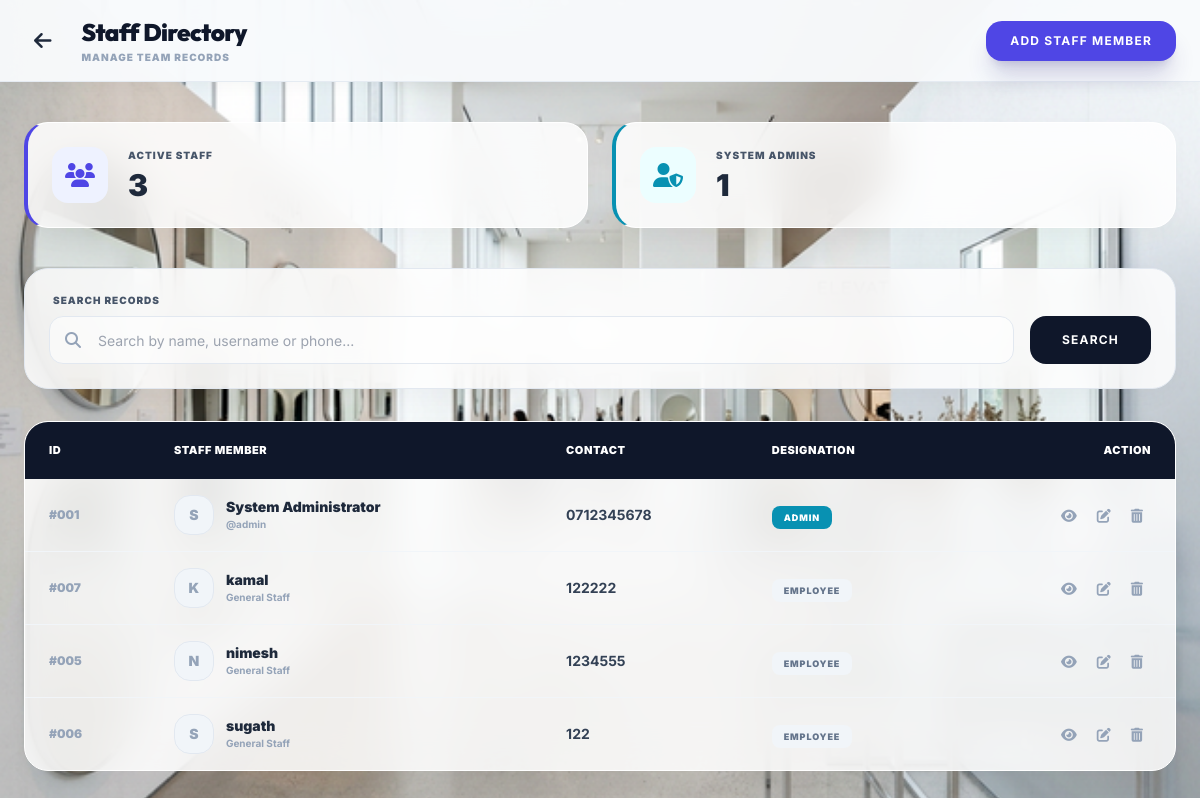
Screenshot of /admin/manageEmploy.php (signed in) with the database file from the repository.
### tables this page shows
CREATE TABLE IF NOT EXISTS users (
    id INT AUTO_INCREMENT PRIMARY KEY,
    username VARCHAR(50) DEFAULT NULL UNIQUE,
    password VARCHAR(255) DEFAULT NULL,
    role ENUM('admin', 'employee') NOT NULL DEFAULT 'employee',
    full_name VARCHAR(100) NOT NULL,
    contact_number VARCHAR(15) NOT NULL,
    nic_number VARCHAR(20) DEFAULT NULL,
    address TEXT DEFAULT NULL,
    profile_pic VARCHAR(255) DEFAULT NULL,
    created_at TIMESTAMP DEFAULT CURRENT_TIMESTAMP
);

### admin/manageEmploy.php (the view, shortened to what this page needs)
<?php
require_once '../config.php';
$total_admins = $pdo->query("SELECT COUNT(*) FROM users WHERE role = 'admin'")->fetchColumn();
$total_employees = $pdo->query("SELECT COUNT(*) FROM users WHERE role = 'employee'")->fetchColumn();
$search = $_GET['search'] ?? '';
$where = "";
$params = [];
$users = $pdo->prepare("SELECT * FROM users $where ORDER BY role ASC, full_name ASC");
$users->execute($params);
$user_list = $users->fetchAll();
?>
<!DOCTYPE html>
<html lang="en">
<head>
    <script src="https://cdn.tailwindcss.com"></script>
    <link rel="stylesheet" href="https://cdnjs.cloudflare.com/ajax/libs/font-awesome/6.4.0/css/all.min.css">
</head>
<body class="flex flex-col">
    <header class="glass-header sticky top-0 z-40 py-4">
        <div class="max-w-7xl mx-auto px-6 flex items-center justify-between">
            <div class="flex items-center space-x-5">
                <a href="dashboard.php" class="text-slate-800 hover:text-cyan-600 transition-colors p-2.5 rounded-2xl hover:bg-slate-100">
                    <i class="fa-solid fa-arrow-left text-xl"></i>
                </a>
                <div>
                    <h1 class="text-2xl font-black text-slate-900 font-['Outfit'] tracking-tight">Staff Directory</h1>
                    <p class="text-[10px] uppercase font-black text-slate-400 tracking-widest mt-0.5">Manage Team Records</p>
                </div>
            </div>
            <div class="flex space-x-3">
                <button onclick="openModal('employee')" class="bg-indigo-600 hover:bg-black text-white px-6 py-3 rounded-2xl font-bold text-xs uppercase tracking-widest transition-all shadow-xl shadow-indigo-900/20">
                    Add Staff Member
                </button>
            </div>
        </div>
    </header>
    <main class="max-w-7xl mx-auto w-full px-6 py-10">
        <div class="grid grid-cols-1 md:grid-cols-2 gap-6 mb-10">
            <div class="glass-card p-6 flex items-center space-x-5 border-l-4 border-l-indigo-600">
                <div class="w-14 h-14 bg-indigo-50 rounded-2xl flex items-center justify-center text-indigo-600">
                    <i class="fa-solid fa-users text-2xl"></i>
                </div>
                <div>
                    <p class="text-[10px] uppercase font-black text-slate-600 tracking-widest mb-1">Active Staff</p>
                    <p class="text-3xl font-black text-slate-800"><?php echo $total_employees; ?></p>
                </div>
            </div>
            <div class="glass-card p-6 flex items-center space-x-5 border-l-4 border-l-cyan-600">
                <div class="w-14 h-14 bg-cyan-50 rounded-2xl flex items-center justify-center text-cyan-600">
                    <i class="fa-solid fa-user-shield text-2xl"></i>
                </div>
                <div>
                    <p class="text-[10px] uppercase font-black text-slate-600 tracking-widest mb-1">System Admins</p>
                    <p class="text-3xl font-black text-slate-800"><?php echo $total_admins; ?></p>
                </div>
            </div>
        </div>
        <div class="glass-card p-6 mb-8 border-slate-200">
            <form method="GET" class="flex items-end gap-4">
                <div class="flex-1 relative">
                    <label class="text-[10px] uppercase font-black text-slate-600 mb-2 ml-1 block tracking-widest">Search Records</label>
                    <div class="relative">
                        <i class="fa-solid fa-search absolute left-4 top-1/2 -translate-y-1/2 text-slate-400"></i>
                        <input type="text" name="search" value="<?php echo htmlspecialchars($search); ?>" placeholder="Search by name, username or phone..." class="input-glass w-full pl-12 h-[48px] text-sm">
                    </div>
                </div>
                <button type="submit" class="bg-slate-900 hover:bg-black text-white px-8 py-3 rounded-2xl font-bold uppercase text-xs tracking-widest h-[48px] transition-all">Search</button>
            </form>
        </div>
        <div class="glass-card overflow-hidden">
            <div class="overflow-x-auto">
                <table class="w-full text-left">
                    <thead>
                        <tr class="bg-slate-900 text-[11px] uppercase tracking-wider text-white">
                            <th class="px-6 py-5 font-black">ID</th>
                            <th class="px-6 py-5 font-black">Staff Member</th>
                            <th class="px-6 py-5 font-black">Contact</th>
                            <th class="px-6 py-5 font-black">Designation</th>
                            <th class="px-6 py-5 text-right font-black">Action</th>
                        </tr>
                    </thead>
                    <tbody class="divide-y divide-slate-100">
                        <?php foreach ($user_list as $u): ?>
                        <tr class="hover:bg-slate-50 transition-colors">
                            <td class="px-6 py-4 text-xs font-black text-slate-400">#<?php echo str_pad($u['id'], 3, '0', STR_PAD_LEFT); ?></td>
                            <td class="px-6 py-4">
                                <div class="flex items-center space-x-3">
                                    <div class="w-10 h-10 rounded-2xl overflow-hidden bg-slate-100 border border-slate-200">
                                        <?php if ($u['profile_pic']): ?>
                                            <img src="../<?php echo $u['profile_pic']; ?>" class="w-full h-full object-cover">
                                        <?php else: ?>
                                            <div class="w-full h-full flex items-center justify-center text-slate-400 font-black text-sm uppercase">
                                                <?php echo substr($u['full_name'], 0, 1); ?>
                                            </div>
                                        <?php endif; ?>
                                    </div>
                                    <div>
                                        <p class="text-sm font-black text-slate-800"><?php echo htmlspecialchars($u['full_name']); ?></p>
                                        <p class="text-[10px] font-bold text-slate-400"><?php echo $u['username'] ? '@'.$u['username'] : 'General Staff'; ?></p>
                                    </div>
                                </div>
                            </td>
                            <td class="px-6 py-4 text-sm text-slate-700 font-bold"><?php echo htmlspecialchars($u['contact_number']); ?></td>
                            <td class="px-6 py-4">
                                <span class="px-3 py-1.5 text-[9px] font-black uppercase tracking-widest <?php echo $u['role'] == 'admin' ? 'role-badge-admin' : 'role-badge-employee'; ?>">
                                    <?php echo $u['role']; ?>
                                </span>
                            </td>
                            <td class="px-6 py-4 text-right">
                                <div class="flex items-center justify-end space-x-1">
                                    <button onclick="viewUser(<?php echo $u['id']; ?>)" class="p-2 text-slate-400 hover:text-indigo-600 transition-colors"><i class="fa-solid fa-eye text-sm"></i></button>
                                    <button onclick="editUser(<?php echo $u['id']; ?>)" class="p-2 text-slate-400 hover:text-emerald-600 transition-colors"><i class="fa-solid fa-pen-to-square text-sm"></i></button>
                                    <button onclick="deleteUser(<?php echo $u['id']; ?>)" class="p-2 text-slate-400 hover:text-rose-600 transition-colors"><i class="fa-solid fa-trash-can text-sm"></i></button>
                                </div>
                            </td>
                        </tr>
                        <?php endforeach; ?>
                    </tbody>
                </table>
            </div>
        </div>
    </main>
</body>
</html>

### admin/manageEmploy.php (style rules this page uses)
body { font-family: 'Inter', sans-serif; background: url('../assests/glass_bg.png') no-repeat center center fixed; background-size: cover; color: #1e293b; min-height: 100vh; }
.glass-header { background: rgba(248, 250, 252, 0.96); backdrop-filter: blur(20px); border-bottom: 1px solid rgba(226, 232, 240, 0.8); box-shadow: 0 4px 20px -5px rgba(0, 0, 0, 0.05); }
.glass-card { background: rgba(255, 255, 255, 0.85); backdrop-filter: blur(20px); border: 1px solid white; border-radius: 24px; box-shadow: 0 10px 30px -5px rgba(0,0,0,0.04); }
.input-glass { background: rgba(255, 255, 255, 0.6); border: 1px solid #e2e8f0; padding: 10px 16px; border-radius: 14px; outline: none; transition: all 0.3s; font-size: 13px; }
.role-badge-admin { background: #0891b2; color: white; border-radius: 8px; font-weight: 800; }
.role-badge-employee { background: #f1f5f9; color: #64748b; border-radius: 8px; font-weight: 800; }

### rows the page displays
users: id "001", full_name "S", full_name "System Administrator", username "admin", contact_number "0712345678", role "ADMIN"
users: id "007", full_name "K", full_name "kamal", shows "General Staff", contact_number "122222", role "EMPLOYEE"
users: id "005", full_name "N", full_name "nimesh", shows "General Staff", contact_number "1234555", role "EMPLOYEE"
users: id "006", full_name "S", full_name "sugath", shows "General Staff", contact_number "122", role "EMPLOYEE"

### other values shown
$total_employees "3"
$total_admins "1"
